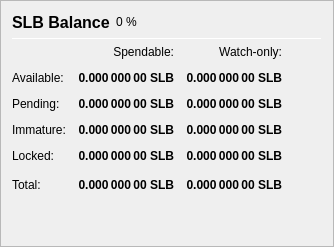
                   <widget class="QFrame" name="frame_Balances">
                    <property name="frameShape">
                     <enum>QFrame::StyledPanel</enum>
                    </property>
                    <property name="frameShadow">
                     <enum>QFrame::Raised</enum>
                    </property>
                    <layout class="QVBoxLayout" name="verticalLayout_4">
                     <item>
                      <layout class="QHBoxLayout" name="horizontalLayout_4">
                       <item>
                        <widget class="QLabel" name="label_5">
                         <property name="minimumSize">
                          <size>
                           <width>0</width>
                           <height>20</height>
                          </size>
                         </property>
                         <property name="font">
                          <font>
                           <pointsize>12</pointsize>
                           <weight>75</weight>
                           <bold>true</bold>
                          </font>
                         </property>
                         <property name="text">
                          <string>SLB Balance</string>
                         </property>
                        </widget>
                       </item>
                       <item>
                        <widget class="QLabel" name="labelSLBPercent">
                         <property name="text">
                          <string notr="true">0 %</string>
                         </property>
                        </widget>
                       </item>
                       <item>
                        <spacer name="horizontalSpacer_3">
                         <property name="orientation">
                          <enum>Qt::Horizontal</enum>
                         </property>
                         <property name="sizeHint" stdset="0">
                          <size>
                           <width>40</width>
                           <height>20</height>
                          </size>
                         </property>
                        </spacer>
                       </item>
                      </layout>
                     </item>
                     <item>
                      <widget class="Line" name="line_Balance">
                       <property name="minimumSize">
                        <size>
                         <width>0</width>
                         <height>1</height>
                        </size>
                       </property>
                       <property name="maximumSize">
                        <size>
                         <width>16777215</width>
                         <height>1</height>
                        </size>
                       </property>
                       <property name="orientation">
                        <enum>Qt::Horizontal</enum>
                       </property>
                      </widget>
                     </item>
                     <item>
                      <layout class="QGridLayout" name="gridLayout">
                       <property name="spacing">
                        <number>12</number>
                       </property>
                       <item row="0" column="1">
                        <widget class="QLabel" name="labelSpendable">
                         <property name="text">
                          <string>Spendable:</string>
                         </property>
                         <property name="alignment">
                          <set>Qt::AlignRight|Qt::AlignTrailing|Qt::AlignVCenter</set>
                         </property>
                        </widget>
                       </item>
                       <item row="0" column="2">
                        <widget class="QLabel" name="labelWatchonly">
                         <property name="text">
                          <string>Watch-only:</string>
                         </property>
                         <property name="alignment">
                          <set>Qt::AlignRight|Qt::AlignTrailing|Qt::AlignVCenter</set>
                         </property>
                        </widget>
                       </item>
                       <item row="1" column="0">
                        <widget class="QLabel" name="labelBalanceText">
                         <property name="text">
                          <string>Available:</string>
                         </property>
                        </widget>
                       </item>
                       <item row="1" column="1">
                        <widget class="QLabel" name="labelBalance">
                         <property name="font">
                          <font>
                           <weight>75</weight>
                           <bold>true</bold>
                          </font>
                         </property>
                         <property name="cursor">
                          <cursorShape>IBeamCursor</cursorShape>
                         </property>
                         <property name="toolTip">
                          <string>Your current spendable balance</string>
                         </property>
                         <property name="text">
                          <string notr="true">0.000 000 00 SLB</string>
                         </property>
                         <property name="alignment">
                          <set>Qt::AlignRight|Qt::AlignTrailing|Qt::AlignVCenter</set>
                         </property>
                         <property name="textInteractionFlags">
                          <set>Qt::LinksAccessibleByMouse|Qt::TextSelectableByKeyboard|Qt::TextSelectableByMouse</set>
                         </property>
                        </widget>
                       </item>
                       <item row="1" column="2">
                        <widget class="QLabel" name="labelWatchAvailable">
                         <property name="font">
                          <font>
                           <weight>75</weight>
                           <bold>true</bold>
                          </font>
                         </property>
                         <property name="cursor">
                          <cursorShape>IBeamCursor</cursorShape>
                         </property>
                         <property name="toolTip">
                          <string>Your current balance in watch-only addresses</string>
                         </property>
                         <property name="text">
                          <string notr="true">0.000 000 00 SLB</string>
                         </property>
                         <property name="alignment">
                          <set>Qt::AlignRight|Qt::AlignTrailing|Qt::AlignVCenter</set>
                         </property>
                         <property name="textInteractionFlags">
                          <set>Qt::LinksAccessibleByMouse|Qt::TextSelectableByKeyboard|Qt::TextSelectableByMouse</set>
                         </property>
                        </widget>
                       </item>
                       <item row="2" column="0">
                        <widget class="QLabel" name="labelPendingText">
                         <property name="text">
                          <string>Pending:</string>
                         </property>
                        </widget>
                       </item>
                       <item row="2" column="1">
                        <widget class="QLabel" name="labelUnconfirmed">
                         <property name="font">
                          <font>
                           <weight>75</weight>
                           <bold>true</bold>
                          </font>
                         </property>
                         <property name="cursor">
                          <cursorShape>IBeamCursor</cursorShape>
                         </property>
                         <property name="toolTip">
                          <string>Total of transactions that have yet to be confirmed, and do not yet count toward the spendable balance</string>
                         </property>
                         <property name="text">
                          <string notr="true">0.000 000 00 SLB</string>
                         </property>
                         <property name="alignment">
                          <set>Qt::AlignRight|Qt::AlignTrailing|Qt::AlignVCenter</set>
                         </property>
                         <property name="textInteractionFlags">
                          <set>Qt::LinksAccessibleByMouse|Qt::TextSelectableByKeyboard|Qt::TextSelectableByMouse</set>
                         </property>
                        </widget>
                       </item>
                       <item row="2" column="2">
                        <widget class="QLabel" name="labelWatchPending">
                         <property name="font">
                          <font>
                           <weight>75</weight>
                           <bold>true</bold>
                          </font>
                         </property>
                         <property name="cursor">
                          <cursorShape>IBeamCursor</cursorShape>
                         </property>
                         <property name="toolTip">
                          <string>Unconfirmed transactions to watch-only addresses</string>
                         </property>
                         <property name="text">
                          <string notr="true">0.000 000 00 SLB</string>
                         </property>
                         <property name="alignment">
                          <set>Qt::AlignRight|Qt::AlignTrailing|Qt::AlignVCenter</set>
                         </property>
                         <property name="textInteractionFlags">
                          <set>Qt::LinksAccessibleByMouse|Qt::TextSelectableByKeyboard|Qt::TextSelectableByMouse</set>
                         </property>
                        </widget>
                       </item>
                       <item row="3" column="0">
                        <widget class="QLabel" name="labelImmatureText">
                         <property name="text">
                          <string>Immature:</string>
                         </property>
                        </widget>
                       </item>
                       <item row="3" column="1">
                        <widget class="QLabel" name="labelImmature">
                         <property name="font">
                          <font>
                           <weight>75</weight>
                           <bold>true</bold>
                          </font>
                         </property>
                         <property name="cursor">
                          <cursorShape>IBeamCursor</cursorShape>
                         </property>
                         <property name="toolTip">
                          <string>Staked or masternode rewards that has not yet matured</string>
                         </property>
                         <property name="text">
                          <string notr="true">0.000 000 00 SLB</string>
                         </property>
                         <property name="alignment">
                          <set>Qt::AlignRight|Qt::AlignTrailing|Qt::AlignVCenter</set>
                         </property>
                         <property name="textInteractionFlags">
                          <set>Qt::LinksAccessibleByMouse|Qt::TextSelectableByKeyboard|Qt::TextSelectableByMouse</set>
                         </property>
                        </widget>
                       </item>
                       <item row="3" column="2">
                        <widget class="QLabel" name="labelWatchImmature">
                         <property name="font">
                          <font>
                           <weight>75</weight>
                           <bold>true</bold>
                          </font>
                         </property>
                         <property name="cursor">
                          <cursorShape>IBeamCursor</cursorShape>
                         </property>
                         <property name="toolTip">
                          <string>Staked or masternode rewards in watch-only addresses that has not yet matured</string>
                         </property>
                         <property name="text">
                          <string notr="true">0.000 000 00 SLB</string>
                         </property>
                         <property name="alignment">
                          <set>Qt::AlignRight|Qt::AlignTrailing|Qt::AlignVCenter</set>
                         </property>
                         <property name="textInteractionFlags">
                          <set>Qt::LinksAccessibleByMouse|Qt::TextSelectableByKeyboard|Qt::TextSelectableByMouse</set>
                         </property>
                        </widget>
                       </item>
                       <item row="4" column="0">
                        <widget class="QLabel" name="labelLockedBalanceText">
                         <property name="toolTip">
                          <string>Locked SLB or Masternode collaterals. These are excluded from zSLB minting.</string>
                         </property>
                         <property name="text">
                          <string>Locked:</string>
                         </property>
                        </widget>
                       </item>
                       <item row="4" column="1">
                        <widget class="QLabel" name="labelLockedBalance">
                         <property name="font">
                          <font>
                           <weight>75</weight>
                           <bold>true</bold>
                          </font>
                         </property>
                         <property name="cursor">
                          <cursorShape>IBeamCursor</cursorShape>
                         </property>
                         <property name="toolTip">
                          <string>Locked SLB or Masternode collaterals. These are excluded from zSLB minting.</string>
                         </property>
                         <property name="text">
                          <string notr="true">0.000 000 00 SLB</string>
                         </property>
                         <property name="alignment">
                          <set>Qt::AlignRight|Qt::AlignTrailing|Qt::AlignVCenter</set>
                         </property>
                         <property name="textInteractionFlags">
                          <set>Qt::LinksAccessibleByMouse|Qt::TextSelectableByKeyboard|Qt::TextSelectableByMouse</set>
                         </property>
                        </widget>
                       </item>
                       <item row="4" column="2">
                        <widget class="QLabel" name="labelWatchLocked">
                         <property name="font">
                          <font>
                           <weight>75</weight>
                           <bold>true</bold>
                          </font>
                         </property>
                         <property name="cursor">
                          <cursorShape>IBeamCursor</cursorShape>
                         </property>
                         <property name="toolTip">
                          <string>Current locked balance in watch-only addresses</string>
                         </property>
                         <property name="text">
                          <string notr="true">0.000 000 00 SLB</string>
                         </property>
                         <property name="alignment">
                          <set>Qt::AlignRight|Qt::AlignTrailing|Qt::AlignVCenter</set>
                         </property>
                         <property name="textInteractionFlags">
                          <set>Qt::LinksAccessibleByMouse|Qt::TextSelectableByKeyboard|Qt::TextSelectableByMouse</set>
                         </property>
                        </widget>
                       </item>
                       <item row="5" column="0">
                        <widget class="QLabel" name="labelTotalText">
                         <property name="toolTip">
                          <string>Your current Silba balance, unconfirmed and immature transactions included</string>
                         </property>
                         <property name="text">
                          <string>Total:</string>
                         </property>
                        </widget>
                       </item>
                       <item row="5" column="1">
                        <widget class="QLabel" name="labelTotal">
                         <property name="font">
                          <font>
                           <weight>75</weight>
                           <bold>true</bold>
                          </font>
                         </property>
                         <property name="cursor">
                          <cursorShape>IBeamCursor</cursorShape>
                         </property>
                         <property name="toolTip">
                          <string>Your current Silba balance, unconfirmed and immature transactions included</string>
                         </property>
                         <property name="text">
                          <string notr="true">0.000 000 00 SLB</string>
                         </property>
                         <property name="alignment">
                          <set>Qt::AlignRight|Qt::AlignTrailing|Qt::AlignVCenter</set>
                         </property>
                         <property name="textInteractionFlags">
                          <set>Qt::LinksAccessibleByMouse|Qt::TextSelectableByKeyboard|Qt::TextSelectableByMouse</set>
                         </property>
                        </widget>
                       </item>
                       <item row="5" column="2">
                        <widget class="QLabel" name="labelWatchTotal">
                         <property name="font">
                          <font>
                           <weight>75</weight>
                           <bold>true</bold>
                          </font>
                         </property>
                         <property name="cursor">
                          <cursorShape>IBeamCursor</cursorShape>
                         </property>
                         <property name="toolTip">
                          <string>Current total balance in watch-only addresses</string>
                         </property>
                         <property name="text">
                          <string notr="true">0.000 000 00 SLB</string>
                         </property>
                         <property name="alignment">
                          <set>Qt::AlignRight|Qt::AlignTrailing|Qt::AlignVCenter</set>
                         </property>
                         <property name="textInteractionFlags">
                          <set>Qt::LinksAccessibleByMouse|Qt::TextSelectableByKeyboard|Qt::TextSelectableByMouse</set>
                         </property>
                        </widget>
                       </item>
                       <item row="5" column="3">
                        <spacer name="horizontalSpacer_9">
                         <property name="orientation">
                          <enum>Qt::Horizontal</enum>
                         </property>
                         <property name="sizeHint" stdset="0">
                          <size>
                           <width>40</width>
                           <height>20</height>
                          </size>
                         </property>
                        </spacer>
                       </item>
                      </layout>
                     </item>
                     <item>
                      <spacer name="verticalSpacer_3">
                       <property name="orientation">
                        <enum>Qt::Vertical</enum>
                       </property>
                       <property name="sizeHint" stdset="0">
                        <size>
                         <width>20</width>
                         <height>40</height>
                        </size>
                       </property>
                      </spacer>
                     </item>
                    </layout>
                   </widget>
